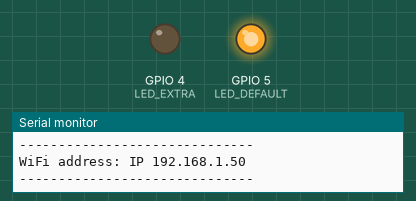
Bench run of a sketch on a simulated ESP8266 (NodeMCU). Parts: output pins drawn as LEDs (lit = HIGH), the last lines printed to the serial monitor. WiFi joins after 1.5 s; servers stay silent unless stated.

Above: at 2.1 s.
At 3.1 s:
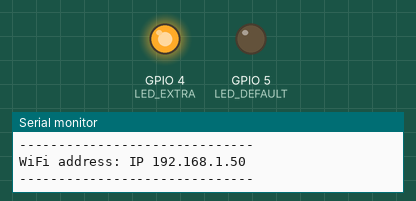
At 4.1 s:
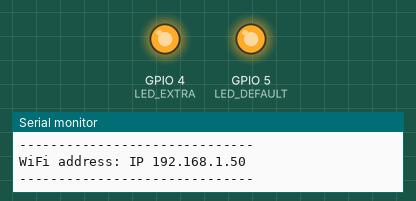
At 7.6 s:
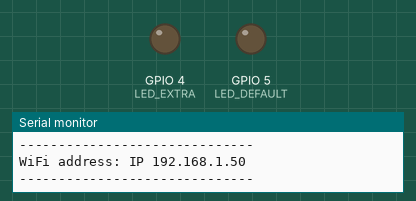
Timing chart, 0 to 8.8 s (numbered marks = the images above):
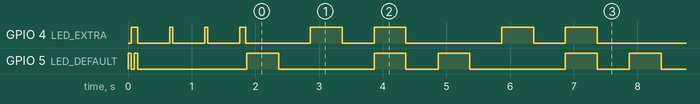

Measured:
- by itself, GPIO 5 (LED_DEFAULT): moves between LOW and HIGH, repeating every 39.1 s
- by itself, everything shown: repeats every 3.0 s, in 6 steps

The sketch:

Roost_lab2.ino
```cpp
// =============================================================================
// File: Roost_lab2.ino LED's, serial output, basic WiFi
// Desc: Roost! An open source implementaion of a temperature and motion
//       monitoring station based on an ESP8266 with temperature, humidity,
//       motion and distance sensors.
//
//       This code is in the public domain
// =============================================================================

// -----------------------------------------------------------------------------
// LED control:  code for dealing with the LEDs for the "Roost!" project

// default led on pin 5 (also onboard led)
#define LED_DEFAULT 5
// extra led on pin 4
#define LED_EXTRA 4
// both pins
#define LED_BOTH -1

void led_setup() {
  pinMode(LED_DEFAULT, OUTPUT);
  pinMode(LED_EXTRA, OUTPUT);

  digitalWrite(LED_DEFAULT, LOW);
  digitalWrite(LED_EXTRA, LOW);

  led_blink(LED_DEFAULT, 50);
  led_blink(LED_EXTRA, 50);
  led_blink(LED_BOTH, 50);
}

// -------------------------------------
// blink the led on pin l for d milliseconds
// -------------------------------------
void led_blink(int l, int d){
  // If led not specified then use default
  if (l != LED_EXTRA && l != LED_BOTH) { l = LED_DEFAULT; }

  // minimum blink is 10 millis
  if (d<10) { d=10; }

  // maximum blink is 5 seconds
  if (d>5000) { d=5000; }

  // blink on
  if (l == LED_BOTH) {
    digitalWrite(LED_DEFAULT, HIGH);
    digitalWrite(LED_EXTRA, HIGH);
  } else {
    digitalWrite(l, HIGH);
  }

  // pause ...
  delay(d);

  // blink off
  if (l == LED_BOTH) {
    digitalWrite(LED_DEFAULT, LOW);
    digitalWrite(LED_EXTRA, LOW);
  } else {
    digitalWrite(l, LOW);
  }
}

// -----------------------------------------------------------------------------
// Wifi Control: code for dealing with WiFi for the "Roost!" project
//               requires ESP8266 WiFi libraries
//               https://github.com/esp8266/Arduino
//
#include <ESP8266WiFi.h>

// Notre Dame public WiFi
// -------------------------------------
const char* ssid = "ND-guest";
const char* password = "";

char wifi_ipaddr[21] = {};

// convert int to dotted quad. thanks stackoverflow.com
void wifi_format_ip(){
  uint32_t ip=WiFi.localIP();
  unsigned char bytes[4];

  bytes[0] = ip & 0xFF;
  bytes[1] = (ip >> 8) & 0xFF;
  bytes[2] = (ip >> 16) & 0xFF;
  bytes[3] = (ip >> 24) & 0xFF;
  sprintf(wifi_ipaddr, "IP %d.%d.%d.%d", bytes[0], bytes[1], bytes[2], bytes[3]);
}

void wifi_setup(){
  //Fire up the wifi
  WiFi.begin(ssid, password);

  // Wait for connection
  while (WiFi.status() != WL_CONNECTED) {
    delay(500);
    Serial.print("o");
    led_blink(LED_EXTRA, 50);
  }

  led_blink(LED_EXTRA, 50);

  Serial.println("");
  Serial.print("Connected to ");
  Serial.println(ssid);

  wifi_format_ip();
  Serial.print(" network on IP address: ");
  Serial.println(wifi_ipaddr);
}

// -----------------------------------------------------------------------------
// Serial output: code for dealing with serial output for the "Roost!" project
//
#define SERIAL_BAUD 74880               // ESP native speed

void serial_setup(){
  Serial.begin(SERIAL_BAUD);
  Serial.println("Roost initializing!");
}

void serial_roost() {
  Serial.println("------------------------------");

  Serial.print("WiFi address: ");
  Serial.println(wifi_ipaddr);

  Serial.println("------------------------------");

}

// =============================================================================
void setup() {

  // leds off, please
  led_setup();

  // Serial for debugging
  serial_setup();

  // WiFi
  wifi_setup();
}

// =============================================================================
void loop() {
  serial_roost();

  led_blink(LED_DEFAULT, 500);
  delay(500);

  led_blink(LED_EXTRA, 500);
  delay(500);

  led_blink(LED_BOTH, 500);
  delay(500);
}

// =============================================================================
```
